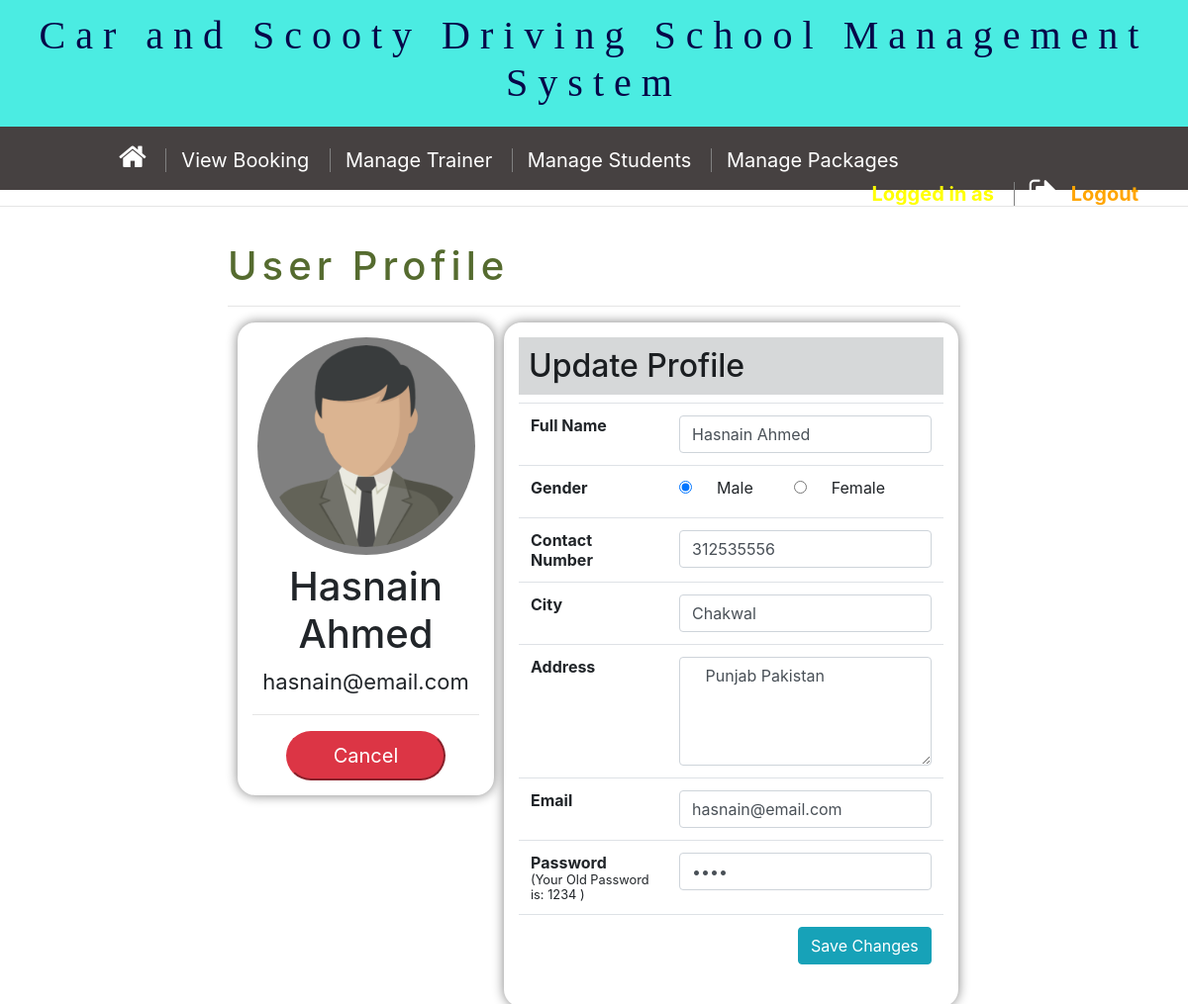
Screenshot of /adminUI/updatestudent.php?update=1 with the database file from the repository.
### tables this page shows
CREATE TABLE `studenttable` (
  `sid` int(11) NOT NULL,
  `s_name` char(100) NOT NULL,
  `s_contact` bigint(11) NOT NULL,
  `s_gender` char(25) NOT NULL,
  `s_city` char(50) NOT NULL,
  `s_raddress` varchar(255) NOT NULL,
  `s_email` varchar(100) NOT NULL,
  `s_loginpasswrd` varchar(50) NOT NULL
);

### db/admin/dbupdatestudent.php (called while the page is built, shortened)
<?php
include 'connection.php';
$studentid = $_GET['update'];
$query = "SELECT * from studenttable  where sid   ='$studentid'";
$result = mysqli_query($conn, $query);
if ($result->num_rows > 0) {
     $row = mysqli_fetch_assoc($result);
     $name = $row['s_name'];
     $gender = $row['s_gender'];
     $contact = $row['s_contact'];
     $city = $row['s_city'];
     $address = $row['s_raddress'];
     $email = $row['s_email'];
     $password = $row['s_loginpasswrd'];
}

### adminUI/updatestudent.php (the view, shortened to what this page needs)
<html lang="en">
<head>
    <link rel="stylesheet" href="../css/usrprofile.css">
    <?php
    include "../header/adminheader.php";
    include "../db/admin/dbupdatestudent.php";
    ?>
</head>
<body>
<div style="padding:20px; width:65%; margin:auto;">
        <h1 style="color:darkolivegreen; letter-spacing:5px">User Profile</h1>
        <hr>
        <div id="divleft">
            <?php
            if ($gender == "Male") {
                echo '
                              <img class="d" src="../images/male.png" style="width:220px; height: auto;">';
            } else {
                echo '
                              <img class="d" src="../images/female.png" style="width:220px; height: auto;">';
            }
            ?>
            <h1>
                <?php
                echo "<h1>" . $name . "</h1>
                        <p id='pemail'>" . $email . "</p>";
                ?>
            </h1>
            <hr>
            <a href="managestudents.php"><button class="btn-danger btnup">Cancel</button></a>
<br>
</div>
<div class="divright">
<h2 class="alert-dark">Update Profile</h2>
<form method="POST">
    <table class="table table-borderedless">
        <tr>
            <td id="col1">Full Name</td>
            <td> <input type="text" placeholder="Enter Full Name...." name="uname" class="form-control btns" required value="<?php echo $name; ?>" />
            </td>
        </tr>
        <tr>
            <td id="col1">Gender</td>
            <td> <label class="radio-inline">
                    <input type="radio" name="ugender" value="Male" class=" btns" required <?php
                                                                                            if ($gender == "Male") {
                                                                                                echo 'checked';
                                                                                            }
                                                                                            ?>> &emsp; Male
                </label> &emsp;&emsp;
                <label class="radio-inline">
                    <input type="radio" name="ugender" value="Female" class=" btns" required <?php
                                                                                                if ($gender == "Female") {
                                                                                                    echo 'checked';
                                                                                                }
                                                                                                ?>> &emsp; Female
                </label>
            </td>
        </tr>
        <tr>
            <td id="col1">Contact Number</td>
            <td><input type="number" placeholder="Enter Your Contact Number...." name="ucontactd" class="form-control btns" value="<?php echo $contact; ?>" required />
            </td>
        </tr>
        <tr>
            <td id="col1">City</td>
            <td><input type="text" placeholder="Enter Your CIty Name...." name="ucity" class="form-control btns" value="<?php echo $city; ?>" required />
            </td>
        </tr>
        <tr>
            <td id="col1">Address</td>
            <td> <textarea name="address" rows="4" cols="30" placeholder="Enter Your Full Address...." class="form-control btns"> <?php echo $address; ?></textarea>
            </td>
        </tr>
        <tr>
            <td id="col1">Email</td>
            <td> <input type="email" name="usremail" class="form-control" placeholder="Enter Valid User email...." value="<?php echo $email; ?>" required>
            </td>
        </tr>
        <tr>
            <td id="col1">Password<br> <small> (Your Old Password is: <?php echo $password; ?> )</small></td>
            <td> <input type="password" name="usrpasswrd" class="form-control" placeholder="Enter Valid password...." value="<?php echo $password; ?>" required>
            </td>
        </tr>
        <tr>
            <td colspan="2">
                <input type="submit" name="update" value="Save Changes" class="btn btn-info" style="margin:auto; float:right;">
            </td>
        </tr>
    </table>
</div></form>
</div>
<br>
<br>
</body>
</html>

### css/usrprofile.css (style rules this page uses)
#divleft, .divright { text-align: center; padding: 15px; width: 35%; float: left; box-shadow: 0px 0px 12px 0px grey; margin-left: 10px; border-radius: 18px; margin-bottom: 30px; }
.divright { width: 62%; }
#pemail { font-size: 22px; }
.btnup { width: 70%; padding: 8px; margin: auto; border-radius:35px; font-size: 20px; }
img { border-radius: 50%; background:grey; padding: 8px; }
#col1 { font-weight: bold; width: 35%; }
h2 { text-align: left; padding: 10px; }

### rows the page displays
studenttable: s_name "Hasnain Ahmed", s_email "hasnain@email.com", uname "Hasnain Ahmed", s_gender "☑ Male", s_gender "☐ Female", ucontactd "312535556", ucity "Chakwal", address "Punjab Pakistan", usremail "hasnain@email.com", s_loginpasswrd "1234"
